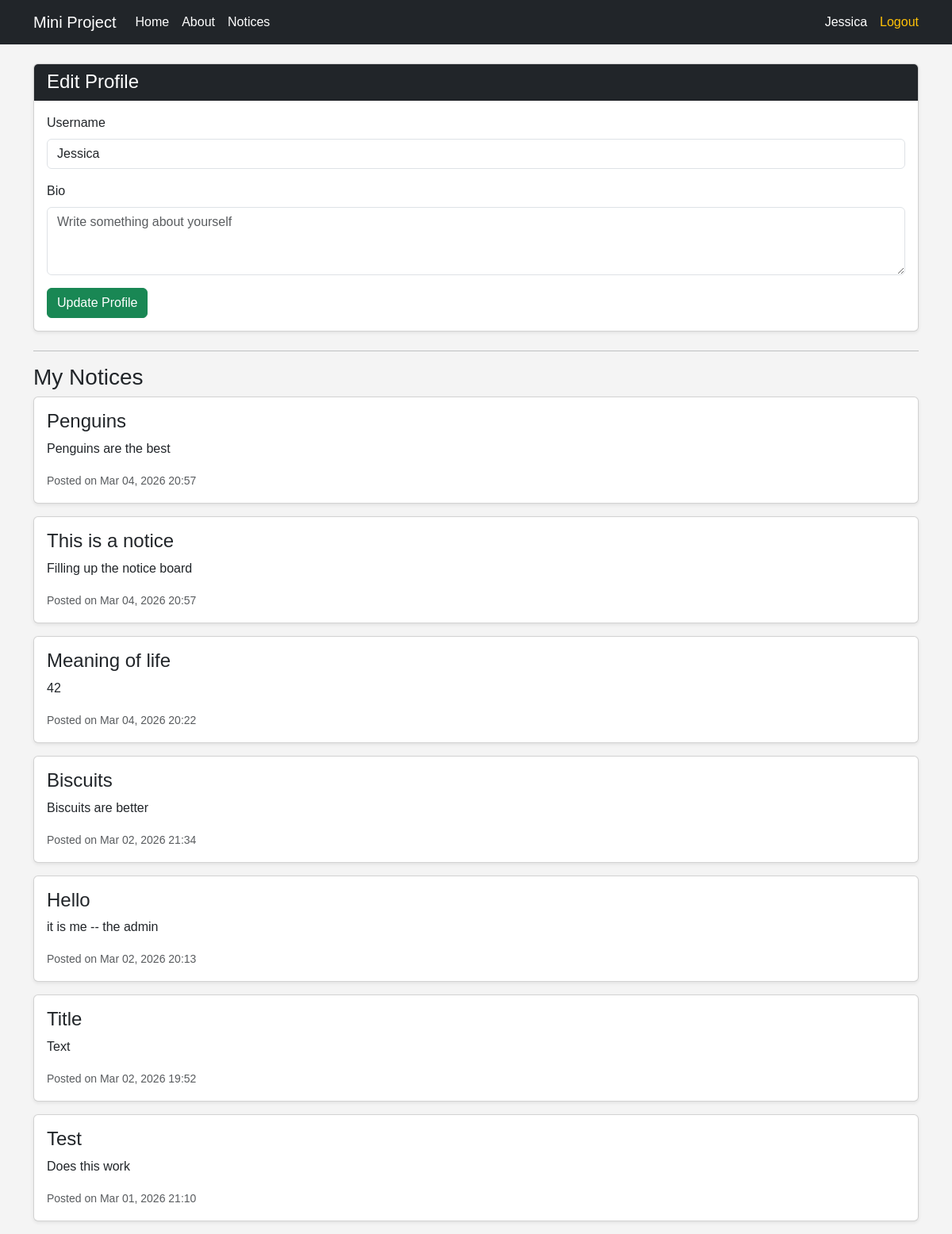
/profile/ (signed in), run on the app's committed database.
### board/models.py (models this page shows, shortened)
class Profile(models.Model):
    user = models.OneToOneField(User, on_delete=models.CASCADE)
    bio = models.TextField(blank=True)
    created_at = models.DateTimeField(auto_now_add=True)

class Notice(models.Model):
    user = models.ForeignKey(User, on_delete=models.CASCADE)
    title = models.CharField(max_length=200)
    text = models.TextField()
    created_at = models.DateTimeField(auto_now_add=True)

### board/views.py (the view)
# urls.py: path('profile/', views.profile_view, name='profile'),
@login_required
def profile_view(request):
    profile, created = Profile.objects.get_or_create(user=request.user)
    user_notices = Notice.objects.filter(user=request.user).order_by('-created_at')
    if request.method == 'POST':
        user_form = UserUpdateForm(request.POST, instance=request.user)
        profile_form = ProfileUpdateForm(request.POST, instance=profile)
        if user_form.is_valid() and profile_form.is_valid():
            user_form.save()
            profile_form.save()
            return redirect('profile')
    else:
        user_form = UserUpdateForm(instance=request.user)
        profile_form = ProfileUpdateForm(instance=profile)
    return render(request, 'board/profile.html', {
        'user_form': user_form,
        'profile_form': profile_form,
        'notices': user_notices
    })

### board/forms.py
class UserUpdateForm(forms.ModelForm):
    class Meta:
        model = User
        fields = ['username']
        widgets = {
            'username': forms.TextInput(attrs={
                'class': 'form-control',
                'placeholder': 'Enter new username'
            }),
        }

class ProfileUpdateForm(forms.ModelForm):
    class Meta:
        model = Profile
        fields = ['bio']
        widgets = {
            'bio': forms.Textarea(attrs={
                'class': 'form-control',
                'rows': 3,
                'placeholder': 'Write something about yourself'
            }),
        }

### Templates/board/profile.html (shortened to what this page needs)
{% extends 'board/base.html' %}
{% block content %}
<div class="card mb-4 shadow-sm">
    <div class="card-header bg-dark text-white">
        <h4 class="mb-0">Edit Profile</h4>
    </div>
    <div class="card-body">
        <form method="POST">
            <div class="mb-3">
                <label class="form-label">Username</label>
                {{ user_form.username }}
            </div>
            <div class="mb-3">
                <label class="form-label">Bio</label>
                {{ profile_form.bio }}
            </div>
            <button type="submit" class="btn btn-success">
                Update Profile
            </button>
        </form>
    </div>
</div>
<hr>
<h3>My Notices</h3>
{% for notice in notices %}
    <div class="card mb-3 shadow-sm">
        <div class="card-body">
            <h4 class="card-title">{{ notice.title }}</h4>
            <p class="card-text">{{ notice.text }}</p>
            <small class="text-muted">
                Posted on {{ notice.created_at|date:"M d, Y H:i" }}
            </small>
        </div>
    </div>
{% empty %}
    <p>You haven't posted any notices yet.</p>
{% endfor %}
{% endblock %}

### Templates/board/base.html (shortened to what this page needs)
{% load static %}
<!DOCTYPE html>
<html>
<head>
    <link href="https://cdn.jsdelivr.net/npm/bootstrap@5.3.2/dist/css/bootstrap.min.css"
        rel="stylesheet">
    <link rel="stylesheet" href="{% static 'board/style.css' %}">
</head>
<body>
    <nav class="navbar navbar-expand-sm navbar-dark bg-dark">
        <div class="container">
            <div class="d-flex align-items-center">
                <a class="navbar-brand text-white me-4" href="{% url 'home' %}">
                    Mini Project
                </a>
                <a class="nav-link text-white me-3" href="{% url 'home' %}">Home</a>
                <a class="nav-link text-white me-3" href="{% url 'about' %}">About</a>
                <a class="nav-link text-white" href="{% url 'notices' %}">Notices</a>
            </div>
            <div class="d-flex align-items-center ms-auto">
                {% if user.is_authenticated %}
                    <a class="nav-link text-white" href="{% url 'profile' %}">
                        <span class="text-white me-3">
                            {{ user.username }}
                        </span>
                    </a>
                    <form method="post" action="{% url 'logout' %}" class="d-inline">
                        <button type="submit" class="btn btn-link nav-link text-warning p-0">
                            Logout
                        </button>
                    </form>
                {% endif %}
            </div>
        </div>
    </nav>
    <div class="container mt-4">
        {% block content %}
        {% endblock %}
    </div>
</body>
</html>

### board/static/board/style.css (style rules this page uses)
body { background-color: #f4f4f4; font-family: Arial, sans-serif; }

### data on the page
Notice: title "Penguins", text "Penguins are the best", created_at "Mar 04, 2026 20:57"
Notice: title "This is a notice", text "Filling up the notice board", created_at "Mar 04, 2026 20:57"
Notice: title "Meaning of life", text "42", created_at "Mar 04, 2026 20:22"
Notice: title "Biscuits", text "Biscuits are better", created_at "Mar 02, 2026 21:34"
Notice: title "Hello", text "it is me -- the admin", created_at "Mar 02, 2026 20:13"
Notice: title "Title", text "Text", created_at "Mar 02, 2026 19:52"
Notice: title "Test", text "Does this work", created_at "Mar 01, 2026 21:10"

### other printed values
{{ user.username }} "Jessica"
